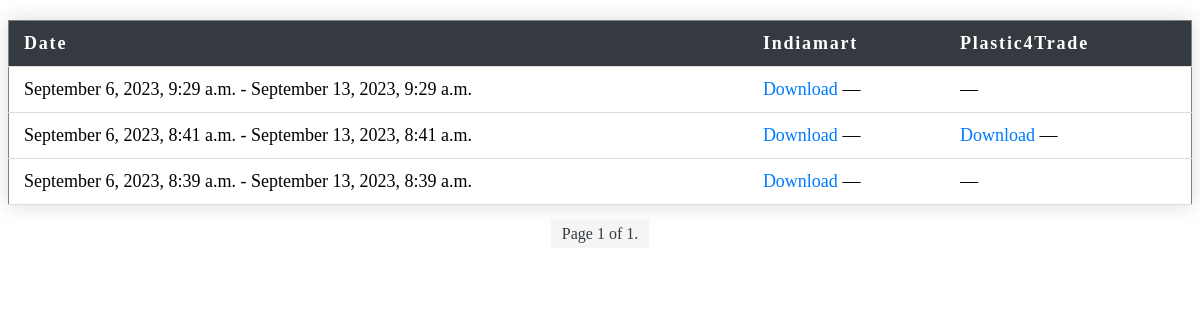
/history/ (signed in), run on an earlier commit of the app's database.
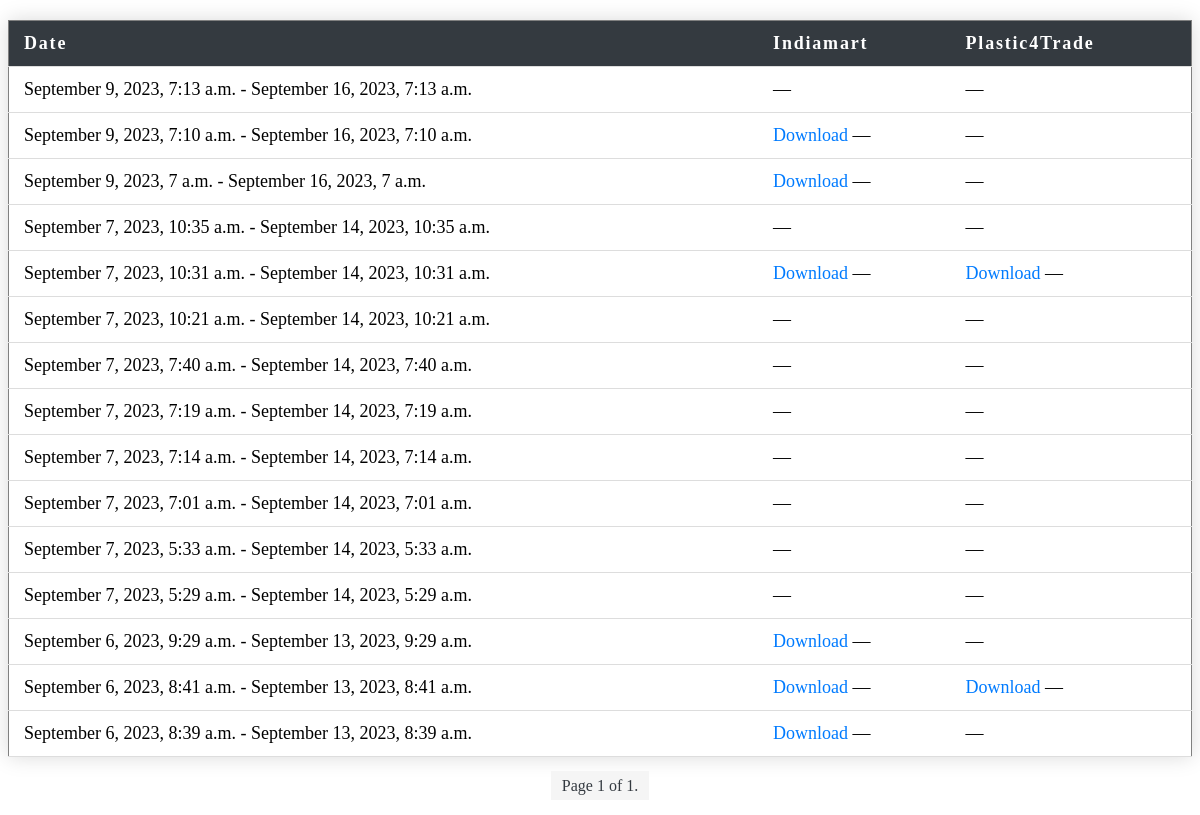
And on a later commit of the database.
### csvapp/models.py (models this page shows)
class CSVHistory(models.Model):
    DATE_FORMAT = "%B %d %Y"
    start_date = models.DateTimeField()
    end_date = models.DateTimeField()
    generated_files = models.TextField()
    is_running = models.BooleanField(default=False)

### csvapp/views.py (the view)
# urls.py: path('history/', views.history, name='history'),
@login_required
def history(request):
    histories = CSVHistory.objects.all().order_by('-start_date')
    for history in histories:
        full_file_list = history.generated_files.replace("\\","/").split(',')
        display_file_list = [os.path.basename(filename) for filename in full_file_list]
        history.files = list(zip(full_file_list, display_file_list))
    paginator = Paginator(histories, 20)  # Show 20 histories per page
    page_number = request.GET.get('page')
    page_obj = paginator.get_page(page_number)
    return render(request, 'csvapp/history.html', {'page_obj': page_obj})

### templates/csvapp/history.html (shortened to what this page needs)
<!DOCTYPE html>
<html lang="en">
<head>
</head>
<body>
<table border="1">
    <thead>
        <tr>
            <th>Date</th>
            <th>Indiamart</th>
            <th>Plastic4Trade</th>
        </tr>
    </thead>
    <tbody>
        {% for history in page_obj %}
        <tr>
            <td>{{ history.start_date|date:"F j, Y, P" }} - {{ history.end_date|date:"F j, Y, P" }}</td>
            <td>
                {% with indiamart_file=None %}
                    {% for file, display_file in history.files %}
                        {% if "indiamart" in file %}
                            {% with indiamart_file=file %}
                                <a href="{% url 'download_csv' filename=indiamart_file %}">Download</a>
                            {% endwith %}
                        {% endif %}
                    {% endfor %}
                    {% if indiamart_file == None %}
                        &mdash;
                    {% endif %}
                {% endwith %}
            </td>
            <td>
                {% with plastic4trade_file=None %}
                    {% for file, display_file in history.files %}
                        {% if "plastic4trade" in file %}
                            {% with plastic4trade_file=file %}
                                <a href="{% url 'download_csv' filename=plastic4trade_file %}">Download</a>
                            {% endwith %}
                        {% endif %}
                    {% endfor %}
                    {% if plastic4trade_file == None %}
                        &mdash;
                    {% endif %}
                {% endwith %}
            </td>
        </tr>
        {% endfor %}
    </tbody>
</table>
<div class="pagination">
    <span class="step-links">
        <span class="current">
            Page {{ page_obj.number }} of {{ page_obj.paginator.num_pages }}.
        </span>
    </span>
</div>
</body>
</html>

What changed in the data, as far as the page shows it:
added CSVHistory: start_date "September 9, 2023, 7:13 a.m.", end_date "September 16, 2023, 7:13 a.m."
added CSVHistory: start_date "September 9, 2023, 7:10 a.m.", end_date "September 16, 2023, 7:10 a.m."
added CSVHistory: start_date "September 9, 2023, 7 a.m.", end_date "September 16, 2023, 7 a.m."
added CSVHistory: start_date "September 7, 2023, 10:35 a.m.", end_date "September 14, 2023, 10:35 a.m."
added CSVHistory: start_date "September 7, 2023, 10:31 a.m.", end_date "September 14, 2023, 10:31 a.m."
added CSVHistory: start_date "September 7, 2023, 10:21 a.m.", end_date "September 14, 2023, 10:21 a.m."
added CSVHistory: start_date "September 7, 2023, 7:40 a.m.", end_date "September 14, 2023, 7:40 a.m."
added CSVHistory: start_date "September 7, 2023, 7:19 a.m.", end_date "September 14, 2023, 7:19 a.m."
added CSVHistory: start_date "September 7, 2023, 7:14 a.m.", end_date "September 14, 2023, 7:14 a.m."
added CSVHistory: start_date "September 7, 2023, 7:01 a.m.", end_date "September 14, 2023, 7:01 a.m."
added CSVHistory: start_date "September 7, 2023, 5:33 a.m.", end_date "September 14, 2023, 5:33 a.m."
added CSVHistory: start_date "September 7, 2023, 5:29 a.m.", end_date "September 14, 2023, 5:29 a.m."
